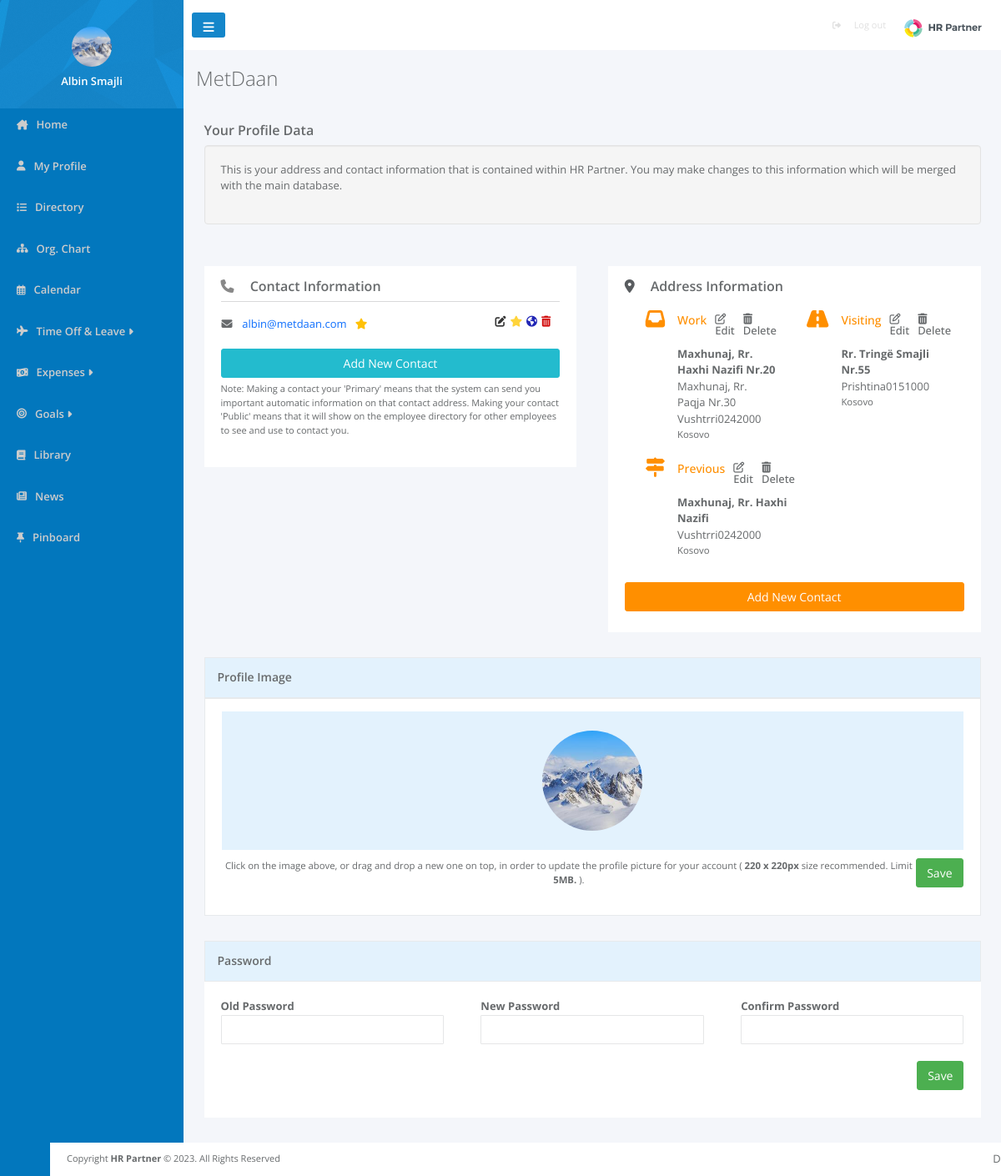
Screenshot of /pages/myProfile.php (signed in) with the database file from the repository.
### tables this page shows
CREATE TABLE `users` (
  `user_id` int(100) NOT NULL,
  `image` varchar(500) DEFAULT NULL,
  `name` varchar(200) NOT NULL,
  `surname` varchar(200) NOT NULL,
  `email` varchar(200) NOT NULL,
  `password` varchar(500) NOT NULL,
  `Position_ID` int(11) DEFAULT NULL,
  `Departament_ID` int(11) DEFAULT NULL,
  `role` int(11) NOT NULL,
  `location` varchar(100) DEFAULT NULL,
  `status` varchar(100) DEFAULT NULL,
  `report_to` int(11) DEFAULT NULL,
  `gender` varchar(10) DEFAULT NULL,
  `born` date DEFAULT NULL,
  `started` date DEFAULT NULL,
  `company` int(11) DEFAULT NULL
);

CREATE TABLE `contact` (
  `contact_id` int(11) NOT NULL,
  `contact_type` varchar(200) NOT NULL,
  `details` varchar(100) NOT NULL,
  `primary_contact` tinyint(1) DEFAULT 0,
  `public` tinyint(1) DEFAULT 0,
  `emergency` tinyint(1) DEFAULT 0,
  `extra_info` varchar(500) NOT NULL,
  `user_id` int(11) NOT NULL
);

CREATE TABLE `adress` (
  `adress_id` int(11) NOT NULL,
  `address_type` varchar(200) DEFAULT NULL,
  `address_line_1` varchar(200) DEFAULT NULL,
  `address_line_2` varchar(200) DEFAULT NULL,
  `city` varchar(100) DEFAULT NULL,
  `state` varchar(100) DEFAULT NULL,
  `zip_code` int(11) DEFAULT NULL,
  `country` varchar(100) DEFAULT NULL,
  `user_id` int(11) NOT NULL
);

### pages/myProfile.php (the view, shortened to what the rows shown need)
<?php
require_once '../config.php';
$userId = $_SESSION['user_id'];
$sql = "SELECT u.user_id, u.image from users u where user_id=$userId";
$prep = $con->prepare($sql);
$prep->execute();
$userImages = $prep->fetchAll();
$adressquery = "SELECT * from adress a where user_id=$userId";
$prep = $con->prepare($adressquery);
$prep->execute();
$addresses = $prep->fetchAll();
$contactquery = "SELECT * from contact a where user_id=$userId";
$prep = $con->prepare($contactquery);
$prep->execute();
$contacts = $prep->fetchAll();
?>
<head>
    <link href="https://cdn.jsdelivr.net/npm/bootstrap@5.3.1/dist/css/bootstrap.min.css" rel="stylesheet"
>
    <link rel="stylesheet" href="../css/myprofile.css">
</head>
<body>
    <div>
        <?php include '../template/sidebar.php' ?>
    </div>
    <div id="main">
        <div class="name">
            <?php echo "<h2>" . $_SESSION['company_name'] . "</h2>"; ?>
        </div>
        <div class="row">
            <div class="row_2">
                <div class="row_3">
                    <div id="employeecontactlist">
                        <table>
                            <tbody>
                                <?php foreach ($contacts as $contact): ?>
                                    <tr>
                                        <td>
                                            <?php if ($contact['contact_type'] === 'Email') { ?>
                                                <i class="fa-solid fa-envelope"></i>
                                            <?php } elseif ($contact['contact_type'] === 'Google+') { ?>
                                                <i class="fa-brands fa-google-plus-g"></i>
                                            <?php } else { ?>
                                                <i class="fa-brands fa-<?= $contact['contact_type'] ?>"></i>
                                            <?php } ?>
                                        </td>
                                        <td>
                                            <a href="<?= $contact['details'] ?>">
                                                <?= $contact['details'] ?> &nbsp;
                                            </a>
                                            <?php if ($contact['primary_contact'] == 1): ?>
                                                <i class="fa fa-star text-warning"></i>
                                            <?php endif ?>
                                        </td>
                                        <td class="options">
                                            <a data-bs-toggle="modal"
                                                data-bs-target="#edit_contact_modal<?= $contact['contact_id'] ?>"
                                                data-bs-whatever="@mdo"><i class="fa-solid fa-pen-to-square"></i>
                                            </a>
                                            <form action="./addContactLogic.php" method="post">
                                                <?php if ($contact['primary_contact'] == 1) {
                                                    ?>
                                                    <button type="submit" name="removePrimary">
                                                        <i class="fa-solid fa-star" style="color: #FFD43B;"></i>
                                                    </button>
                                                <?php } else { ?>
                                                    <button type="submit" name="makePrimary">
                                                        <i class="fa-regular fa-star" style="color: #FFD43B;"></i>
                                                    </button>
                                                <?php } ?>
                                            </form>
                                            <form action="./addContactLogic.php" method="post">
                                                <?php if ($contact['public'] == 1) {
                                                    ?>
                                                    <button type="submit" name="removePublic">
                                                        <i class="fa fa-globe m-r-sm" style="color: #2126b5;"></i>
                                                    </button>
                                                <?php } else { ?>
                                                    <button type="submit" name="makePublic">
                                                        <i class="fa fa-globe m-r-sm" style="color: #2126b5;"></i>
                                                    </button>
                                                <?php } ?>
                                            </form>
                                            <button type="submit" name="deleteContact">
                                                <a href="deleteContact.php?contact_id=<?= $contact['contact_id'] ?>"> <i
                                                        class="fa-solid fa-trash-can" style="color: #d20f0f;"></i></a>
                                            </button>
                                        </td>
                                    </tr>
                                <?php endforeach ?>
                            </tbody>
                        </table>
                    </div>
                </div>
                <div class="row_3">
                    <div id="employeeaddresslist">
                        <?php if (count($addresses) === 0) { ?>
                            <p>There are no addresses yet entered for you. Press the 'Add New Address' button below to start
                                adding them.</p>
                        <?php } elseif (count($addresses) > 0) { ?>
                            <?php foreach ($addresses as $address) { ?>
                                <div class="addresElements">
                                    <?php if ($address['address_type'] === "Visiting") { ?>
                                        <i class="fa fa-2x fa-road"></i>
                                    <?php } ?>
                                    <?php if ($address['address_type'] === "Previous") { ?>
                                        <i class="fa fa-2x fa-map-signs"></i>
                                    <?php } ?>
                                    <?php if ($address['address_type'] === "Work") { ?>
                                        <i class="fa fa-2x fa-inbox"></i>
                                    <?php } ?>
                                    <div class="address">
                                        <h4><?= $address['address_type'] ?>
                                            <a data-bs-toggle="modal"
                                                data-bs-target="#edit_address_modal<?= $address['adress_id'] ?>"
                                                data-bs-whatever="@mdo"><i class="fa-regular fa-pen-to-square"></i>
                                                Edit</a>
                                            <a href="deleteAddress.php?adress_id=<?= $address['adress_id'] ?>"> <i
                                                    class="fa-solid fa-trash-can"></i>
                                                Delete</a>
                                        </h4>
                                        <Strong><?= $address['address_line_1'] ?></Strong>
                                        <p><?= $address['address_line_2'] ?></p>
                                        <p><?= $address['city'] ?><?= $address['state'] ?><?= $address['zip_code'] ?></p>
                                        <p><small><?= $address['country'] ?></small></p>
                                    </div>
                                </div>
                            <?php } ?>
                        <?php } ?>
                    </div>
                </div>
            </div>
        </div>
        <div class="row">
            <div class="profileImage">
                <div id="profileimgBody">
                    <form action="" method="POST" enctype="multipart/form-data">
                        <label for="profileIMG">
                            <?php foreach ($userImages as $userImage): ?>
                                <img src="../userIMG/<?= $userImage['image'] ?>" alt="" width="120px" height="120px">
                            <?php endforeach; ?>
                        </label>
                    </form>
                </div>
            </div>
        </div>
    </div>
</body>
</html>

### template/sidebar.php (shortened to what the rows shown need)
<?php
$sql = "SELECT u.user_id, u.image from users u where user_id=$userId";
$prep = $con->prepare($sql);
$prep->execute();
$userImages = $prep->fetchAll();
?>
<head>
    <link rel="stylesheet" href="../css/index.css">
</head>
<div id="sidebar">
    <div id="profile">
        <?php foreach ($userImages as $userImage): ?>
            <img src="../userIMG/<?= $userImage['image'] ?>" alt="">
        <?php endforeach; ?>
        <?php echo "<h3>" . $_SESSION['name'] . "</h3>"; ?>
    </div>
</div>

### rows the page displays
users: image (picture)
contact: contact_type "Email" (drawn), details "albin@metdaan.com", primary_contact 1 (drawn), public 1 (drawn)
adress: address_type "Work", address_line_1 "Maxhunaj, Rr. Haxhi Nazifi Nr.20", address_line_2 "Maxhunaj, Rr. Paqja Nr.30", city "Vushtrri", state "02", zip_code "42000", country "Kosovo"
adress: address_type "Visiting", address_line_1 "Rr. Tringë Smajli Nr.55", city "Prishtina", state "01", zip_code "51000", country "Kosovo"
adress: address_type "Previous", address_line_1 "Maxhunaj, Rr. Haxhi Nazifi", city "Vushtrri", state "02", zip_code "42000", country "Kosovo"

### other values shown
$_SESSION['name'] "Albin Smajli"
$_SESSION['company_name'] "MetDaan"
